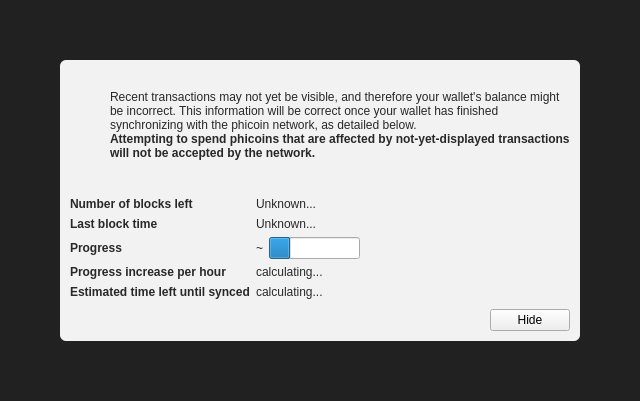
<?xml version="1.0" encoding="UTF-8"?>
<ui version="4.0">
 <class>ModalOverlay</class>
 <widget class="ModalOverlay" name="ModalOverlay">
  <property name="geometry">
   <rect>
    <x>0</x>
    <y>0</y>
    <width>640</width>
    <height>401</height>
   </rect>
  </property>
  <property name="windowTitle">
   <string>Form</string>
  </property>
  <layout class="QVBoxLayout" name="verticalLayout" stretch="0">
   <property name="sizeConstraint">
    <enum>QLayout::SetDefaultConstraint</enum>
   </property>
   <property name="leftMargin">
    <number>0</number>
   </property>
   <property name="topMargin">
    <number>0</number>
   </property>
   <property name="rightMargin">
    <number>0</number>
   </property>
   <property name="bottomMargin">
    <number>0</number>
   </property>
   <item>
    <widget class="QWidget" name="bgWidget" native="true">
     <property name="styleSheet">
      <string notr="true">#bgWidget { background: rgba(0,0,0,220); }</string>
     </property>
     <layout class="QVBoxLayout" name="verticalLayoutMain" stretch="1">
      <property name="leftMargin">
       <number>60</number>
      </property>
      <property name="topMargin">
       <number>60</number>
      </property>
      <property name="rightMargin">
       <number>60</number>
      </property>
      <property name="bottomMargin">
       <number>60</number>
      </property>
      <item>
       <widget class="QWidget" name="contentWidget" native="true">
        <property name="styleSheet">
         <string notr="true">#contentWidget { background: rgba(255,255,255,240); border-radius: 6px; }

QLabel { color: rgb(40,40,40);  }</string>
        </property>
        <layout class="QVBoxLayout" name="verticalLayoutSub" stretch="1,0,0,0">
         <property name="spacing">
          <number>0</number>
         </property>
         <property name="leftMargin">
          <number>10</number>
         </property>
         <property name="topMargin">
          <number>10</number>
         </property>
         <property name="rightMargin">
          <number>10</number>
         </property>
         <property name="bottomMargin">
          <number>10</number>
         </property>
         <item>
          <layout class="QHBoxLayout" name="horizontalLayoutIconText" stretch="0,1">
           <property name="topMargin">
            <number>20</number>
           </property>
           <item>
            <layout class="QVBoxLayout" name="verticalLayoutIcon">
             <property name="leftMargin">
              <number>0</number>
             </property>
             <item>
              <widget class="QPushButton" name="warningIcon">
               <property name="enabled">
                <bool>false</bool>
               </property>
               <property name="text">
                <string/>
               </property>
               <property name="icon">
                <iconset>
                 <normaloff>:/icons/warning</normaloff>
                 <disabledoff>:/icons/warning</disabledoff>:/icons/warning</iconset>
               </property>
               <property name="iconSize">
                <size>
                 <width>48</width>
                 <height>48</height>
                </size>
               </property>
               <property name="flat">
                <bool>true</bool>
               </property>
              </widget>
             </item>
             <item>
              <spacer name="verticalSpacerWarningIcon">
               <property name="orientation">
                <enum>Qt::Vertical</enum>
               </property>
               <property name="sizeHint" stdset="0">
                <size>
                 <width>20</width>
                 <height>40</height>
                </size>
               </property>
              </spacer>
             </item>
            </layout>
           </item>
           <item>
            <layout class="QVBoxLayout" name="verticalLayoutInfoText">
             <property name="leftMargin">
              <number>0</number>
             </property>
             <property name="topMargin">
              <number>0</number>
             </property>
             <item>
              <widget class="QLabel" name="infoText">
               <property name="text">
                <string>Recent transactions may not yet be visible, and therefore your wallet's balance might be incorrect. This information will be correct once your wallet has finished synchronizing with the phicoin network, as detailed below.</string>
               </property>
               <property name="textFormat">
                <enum>Qt::RichText</enum>
               </property>
               <property name="wordWrap">
                <bool>true</bool>
               </property>
              </widget>
             </item>
             <item>
              <widget class="QLabel" name="infoTextStrong">
               <property name="font">
                <font>
                 <weight>75</weight>
                 <bold>true</bold>
                </font>
               </property>
               <property name="text">
                <string>Attempting to spend phicoins that are affected by not-yet-displayed transactions will not be accepted by the network.</string>
               </property>
               <property name="textFormat">
                <enum>Qt::RichText</enum>
               </property>
               <property name="wordWrap">
                <bool>true</bool>
               </property>
              </widget>
             </item>
             <item>
              <spacer name="verticalSpacerInTextSpace">
               <property name="orientation">
                <enum>Qt::Vertical</enum>
               </property>
               <property name="sizeHint" stdset="0">
                <size>
                 <width>20</width>
                 <height>40</height>
                </size>
               </property>
              </spacer>
             </item>
            </layout>
           </item>
          </layout>
         </item>
         <item>
          <spacer name="verticalSpacerAfterText">
           <property name="orientation">
            <enum>Qt::Vertical</enum>
           </property>
           <property name="sizeHint" stdset="0">
            <size>
             <width>20</width>
             <height>40</height>
            </size>
           </property>
          </spacer>
         </item>
         <item>
          <layout class="QFormLayout" name="formLayout">
           <property name="fieldGrowthPolicy">
            <enum>QFormLayout::FieldsStayAtSizeHint</enum>
           </property>
           <property name="horizontalSpacing">
            <number>6</number>
           </property>
           <property name="verticalSpacing">
            <number>6</number>
           </property>
           <property name="topMargin">
            <number>10</number>
           </property>
           <item row="0" column="0">
            <widget class="QLabel" name="labelNumberOfBlocksLeft">
             <property name="font">
              <font>
               <weight>75</weight>
               <bold>true</bold>
              </font>
             </property>
             <property name="text">
              <string>Number of blocks left</string>
             </property>
            </widget>
           </item>
           <item row="0" column="1">
            <widget class="QLabel" name="numberOfBlocksLeft">
             <property name="text">
              <string>Unknown...</string>
             </property>
            </widget>
           </item>
           <item row="1" column="0">
            <widget class="QLabel" name="labelLastBlockTime">
             <property name="font">
              <font>
               <weight>75</weight>
               <bold>true</bold>
              </font>
             </property>
             <property name="text">
              <string>Last block time</string>
             </property>
            </widget>
           </item>
           <item row="1" column="1">
            <widget class="QLabel" name="newestBlockDate">
             <property name="sizePolicy">
              <sizepolicy hsizetype="Maximum" vsizetype="Preferred">
               <horstretch>0</horstretch>
               <verstretch>0</verstretch>
              </sizepolicy>
             </property>
             <property name="text">
              <string>Unknown...</string>
             </property>
            </widget>
           </item>
           <item row="2" column="0">
            <widget class="QLabel" name="labelSyncDone">
             <property name="font">
              <font>
               <weight>75</weight>
               <bold>true</bold>
              </font>
             </property>
             <property name="text">
              <string>Progress</string>
             </property>
            </widget>
           </item>
           <item row="2" column="1">
            <layout class="QHBoxLayout" name="horizontalLayoutSync" stretch="0,1">
             <item>
              <widget class="QLabel" name="percentageProgress">
               <property name="text">
                <string notr="true">~</string>
               </property>
              </widget>
             </item>
             <item>
              <widget class="QProgressBar" name="progressBar">
               <property name="value">
                <number>24</number>
               </property>
               <property name="format">
                <string/>
               </property>
              </widget>
             </item>
            </layout>
           </item>
           <item row="4" column="0">
            <widget class="QLabel" name="labelProgressIncrease">
             <property name="font">
              <font>
               <weight>75</weight>
               <bold>true</bold>
              </font>
             </property>
             <property name="text">
              <string>Progress increase per hour</string>
             </property>
            </widget>
           </item>
           <item row="4" column="1">
            <widget class="QLabel" name="progressIncreasePerH">
             <property name="text">
              <string>calculating...</string>
             </property>
            </widget>
           </item>
           <item row="5" column="0">
            <widget class="QLabel" name="labelEstimatedTimeLeft">
             <property name="font">
              <font>
               <weight>75</weight>
               <bold>true</bold>
              </font>
             </property>
             <property name="text">
              <string>Estimated time left until synced</string>
             </property>
            </widget>
           </item>
           <item row="5" column="1">
            <widget class="QLabel" name="expectedTimeLeft">
             <property name="text">
              <string>calculating...</string>
             </property>
            </widget>
           </item>
          </layout>
         </item>
         <item>
          <layout class="QHBoxLayout" name="horizontalLayoutButtons">
           <property name="leftMargin">
            <number>10</number>
           </property>
           <property name="topMargin">
            <number>10</number>
           </property>
           <item>
            <widget class="QLabel" name="versionLabel">
             <property name="text">
              <string></string>
             </property>
            </widget>
           </item>
           <item>
            <spacer name="horizontalSpacer">
             <property name="orientation">
              <enum>Qt::Horizontal</enum>
             </property>
             <property name="sizeHint" stdset="0">
              <size>
               <width>40</width>
               <height>20</height>
              </size>
             </property>
            </spacer>
           </item>
           <item>
            <widget class="QPushButton" name="closeButton">
             <property name="text">
              <string>Hide</string>
             </property>
            </widget>
           </item>
          </layout>
         </item>
        </layout>
       </widget>
      </item>
     </layout>
    </widget>
   </item>
  </layout>
 </widget>
 <customwidgets>
  <customwidget>
   <class>ModalOverlay</class>
   <extends>QWidget</extends>
   <header>modaloverlay.h</header>
   <container>1</container>
  </customwidget>
 </customwidgets>
 <resources/>
 <connections/>
</ui>
